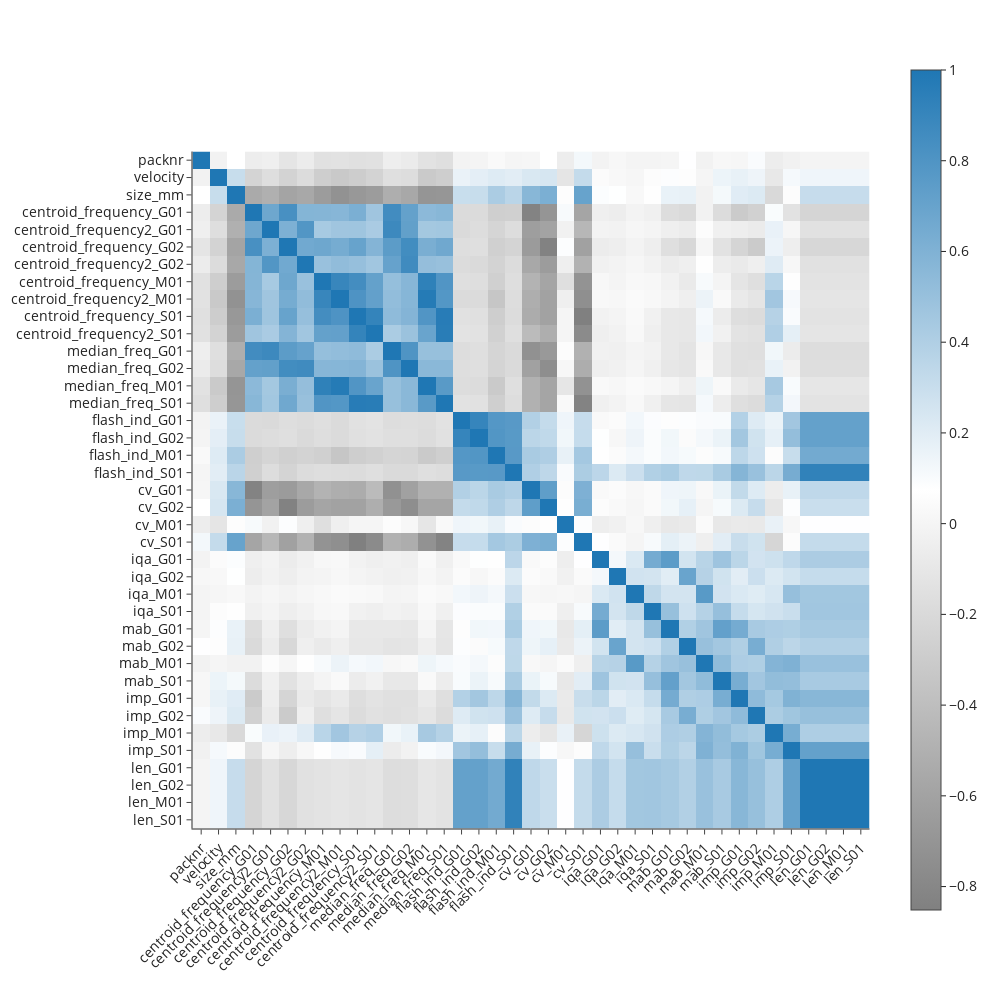

The cell this chart's notebook holds for it:
### Code cell
fig = px.imshow(df_sps.corr(method='pearson'), 
          template='simple_white', 
          color_continuous_scale=colorscale,
          width=1000, height=1000)
fig.update_layout(font_size=14)
fig.update_xaxes(tickangle=-45)

### Figure 1 — Plotly figure (JSON) as saved in the notebook; plotly's stock layout.template omitted (floating-point values rounded to 4 significant figures; data arrays with more than 128 entries replaced by an {"elided": "..."} marker saying what was removed)
{"data": [{"coloraxis": "coloraxis", "hovertemplate": "x: %{x}<br>y: %{y}<br>color: %{z}<extra></extra>", "name": "0", "type": "heatmap", "x": ["packnr", "velocity", "size_mm", "centroid_frequency_G01", "centroid_frequency2_G01", "centroid_frequency_G02", "centroid_frequency2_G02", "centroid_frequency_M01", "centroid_frequency2_M01", "centroid_frequency_S01", "centroid_frequency2_S01", "median_freq_G01", "median_freq_G02", "median_freq_M01", "median_freq_S01", "flash_ind_G01", "flash_ind_G02", "flash_ind_M01", "flash_ind_S01", "cv_G01", "cv_G02", "cv_M01", "cv_S01", "iqa_G01", "iqa_G02", "iqa_M01", "iqa_S01", "mab_G01", "mab_G02", "mab_M01", "mab_S01", "imp_G01", "imp_G02", "imp_M01", "imp_S01", "len_G01", "len_G02", "len_M01", "len_S01"], "xaxis": "x", "y": ["packnr", "velocity", "size_mm", "centroid_frequency_G01", "centroid_frequency2_G01", "centroid_frequency_G02", "centroid_frequency2_G02", "centroid_frequency_M01", "centroid_frequency2_M01", "centroid_frequency_S01", "centroid_frequency2_S01", "median_freq_G01", "median_freq_G02", "median_freq_M01", "median_freq_S01", "flash_ind_G01", "flash_ind_G02", "flash_ind_M01", "flash_ind_S01", "cv_G01", "cv_G02", "cv_M01", "cv_S01", "iqa_G01", "iqa_G02", "iqa_M01", "iqa_S01", "mab_G01", "mab_G02", "mab_M01", "mab_S01", "imp_G01", "imp_G02", "imp_M01", "imp_S01", "len_G01", "len_G02", "len_M01", "len_S01"], "yaxis": "y", "z": {"elided": "39x39 float values"}}], "layout": {"coloraxis": {"colorscale": [[0, "rgb(128,128,128)"], [0.5, "rgb(255,255,255)"], [1, "rgb(31, 119, 180)"]]}, "font": {"size": 14}, "height": 1000, "margin": {"t": 60}, "width": 1000, "xaxis": {"anchor": "y", "autorange": true, "constrain": "domain", "domain": [0.0007375, 0.9993], "range": [-0.5, 38.5], "scaleanchor": "y", "tickangle": -45, "type": "category"}, "yaxis": {"anchor": "x", "autorange": true, "constrain": "domain", "domain": [0.1064, 0.8936], "range": [38.5, -0.5], "type": "category"}}}
